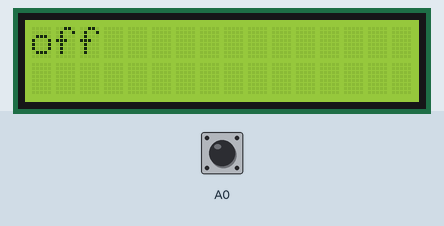
Recording of a sketch running on a simulated Arduino Uno, built with avr-gcc and run on an emulated ATmega328P. Parts: 16×2 character LCD. Inputs (shaded band) come from the test bench; at power-on: A0 HIGH. What the sketch prints to the serial monitor is not drawn.

Above: at 1.2 s.
1.3 s: A0 pulled LOW for 0.15 s
At 1.38 s:
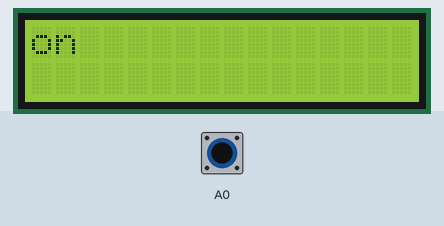
2.9 s: A0 pulled LOW for 3.2 s
Timing chart, 0 to 5.9 s (numbered marks = the images above; inputs shaded):
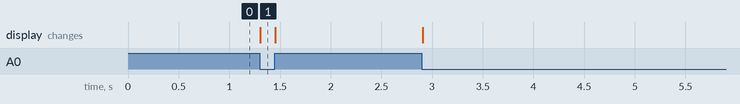

Measured:
- after the input at 1.3 s, the display: changes at once (image 1)

The sketch:

ArdublocklySketch.ino
```cpp
#include <LiquidCrystal_I2C.h>
LiquidCrystal_I2C LCD(39,16,2);

void setup() {
  Serial.begin(9600);
  pinMode(A0, INPUT_PULLUP);
  LCD.init();
  LCD.backlight();

  LCD.clear();

}

void loop() {
  if (! digitalRead(A0)) {
    LCD.setCursor(0,0);
    LCD.print("on ");
    Serial.println("on");
  }
  if (!! digitalRead(A0)) {
    LCD.setCursor(0,0);
    LCD.print("off");
  }

}
```
